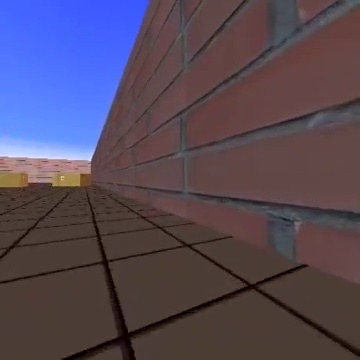
#> input picture Python_Test_Scripts/hakim_opticalflow/image_sequence_pure_ver4/image_40.jpg, 360 x 360 px, found by its file name
$ python ORB1.py
#> lines starting #> are read from the running program, lines starting #| are printed output that depends on the picture
#!/usr/bin/env python3
# -*- coding: utf-8 -*-
"""
Created on Sun Mar 15 13:28:46 2020

@author: hakim
"""


import cv2
from matplotlib import pyplot as plt

img2 = cv2.imread('image_sequence_pure_ver1/image_40.jpg',0)
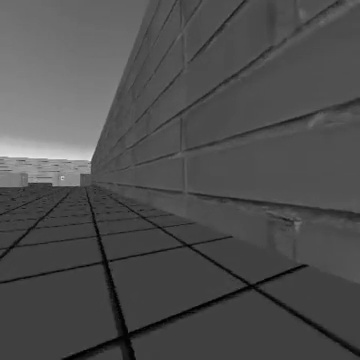
#> img2: shape (360, 360); min 0, max 231, mean 78.5

orb = cv2.ORB_create(edgeThreshold=5, patchSize=30, nlevels=8, fastThreshold=8, scaleFactor=1.2, WTA_K=1,scoreType=cv2.ORB_HARRIS_SCORE, firstLevel=0, nfeatures=5000)
kp2 = orb.detect(img2)
#> kp2 = 1788 keypoints; strongest (x, y, size): (89, 160, 30), (90, 162, 30), (88, 163, 30), (89, 158, 43.2)
img2_kp = cv2.drawKeypoints(img2, kp2, None, color=(0,255,0), \
        flags=cv2.DrawMatchesFlags_DEFAULT)
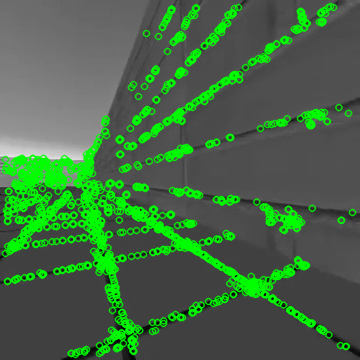
#> img2_kp: shape (360, 360, 3); mean of channels 0, 1, 2 68.9, 105.1, 68.9; drawn as B, G, R

plt.figure()
plt.imshow(img2_kp)
plt.show()

#> (the run stopped early here; a loop or call above may not have finished)

$ run again, with Python_Test_Scripts/hakim_opticalflow/image_sequence_pure_ver4/image_106.jpg copied over Python_Test_Scripts/hakim_opticalflow/image_sequence_pure_ver4/image_40.jpg
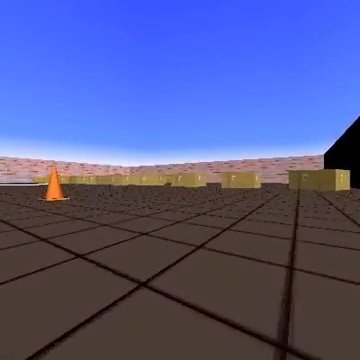
#> input picture Python_Test_Scripts/hakim_opticalflow/image_sequence_pure_ver4/image_106.jpg, 360 x 360 px, found by its file name
#> `img2 = cv2.imread('image_sequence_pure_ver1/image_40.jpg',0)`:
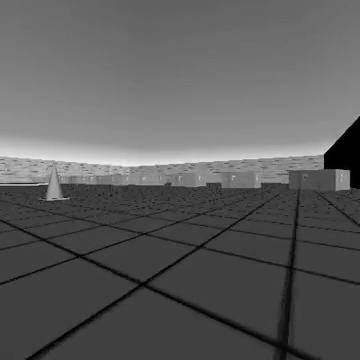
#> img2: shape (360, 360); min 0, max 246, mean 93.8
#> kp2 = 2646 keypoints; strongest (x, y, size): (348, 171, 30), (324, 155, 30), (346, 172, 74.6), (347, 171, 43.2)
#> `img2_kp = cv2.drawKeypoints(img2, kp2, None, color=(0,255,0), \ flags=..`:
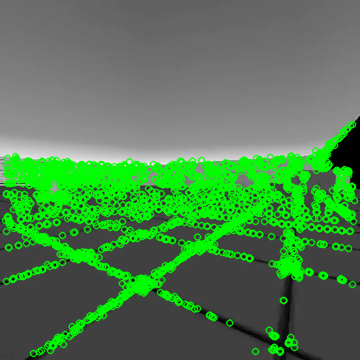
#> img2_kp: shape (360, 360, 3); mean of channels 0, 1, 2 78.6, 126.7, 78.6; drawn as B, G, R
